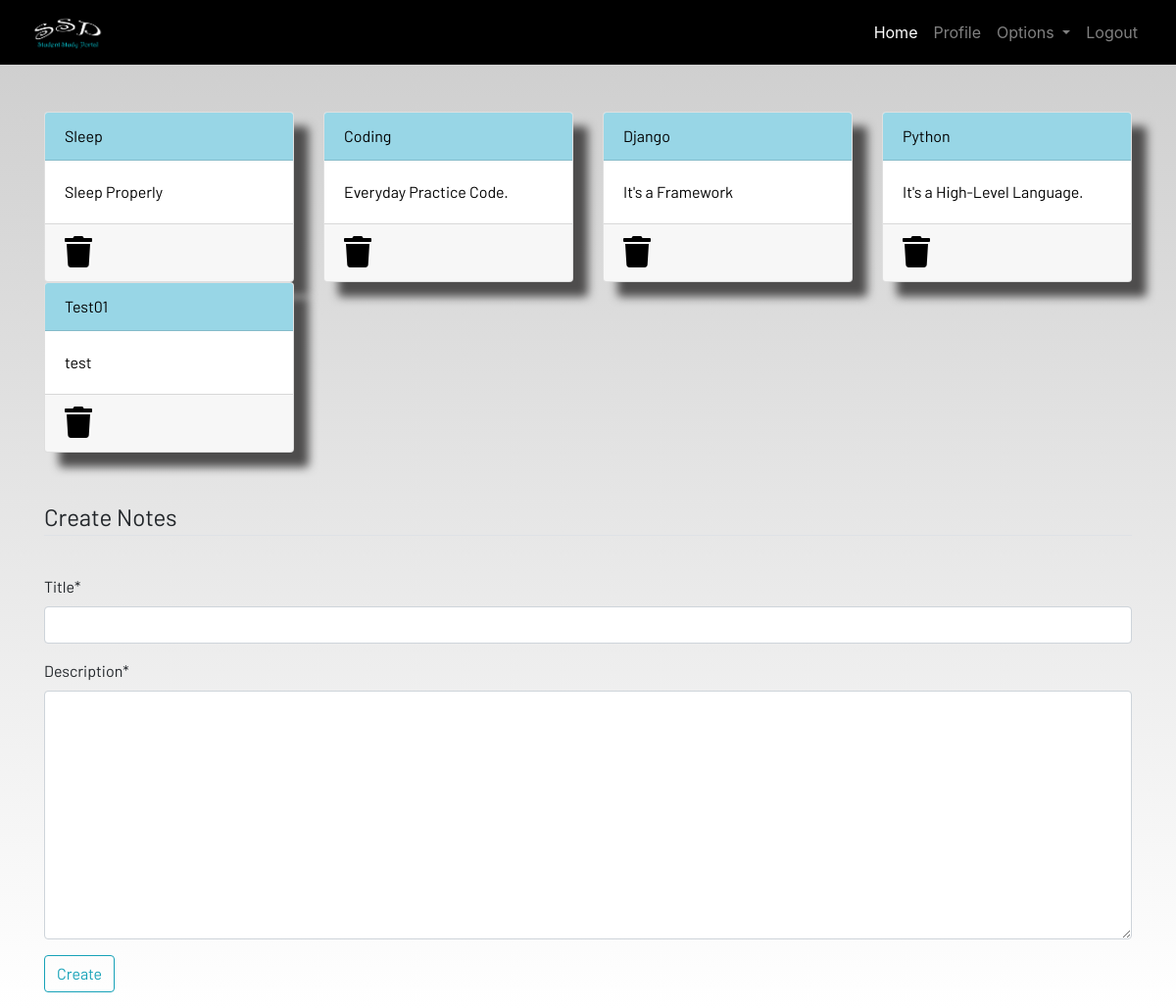
The page /notes (signed in) on the database as committed earlier.
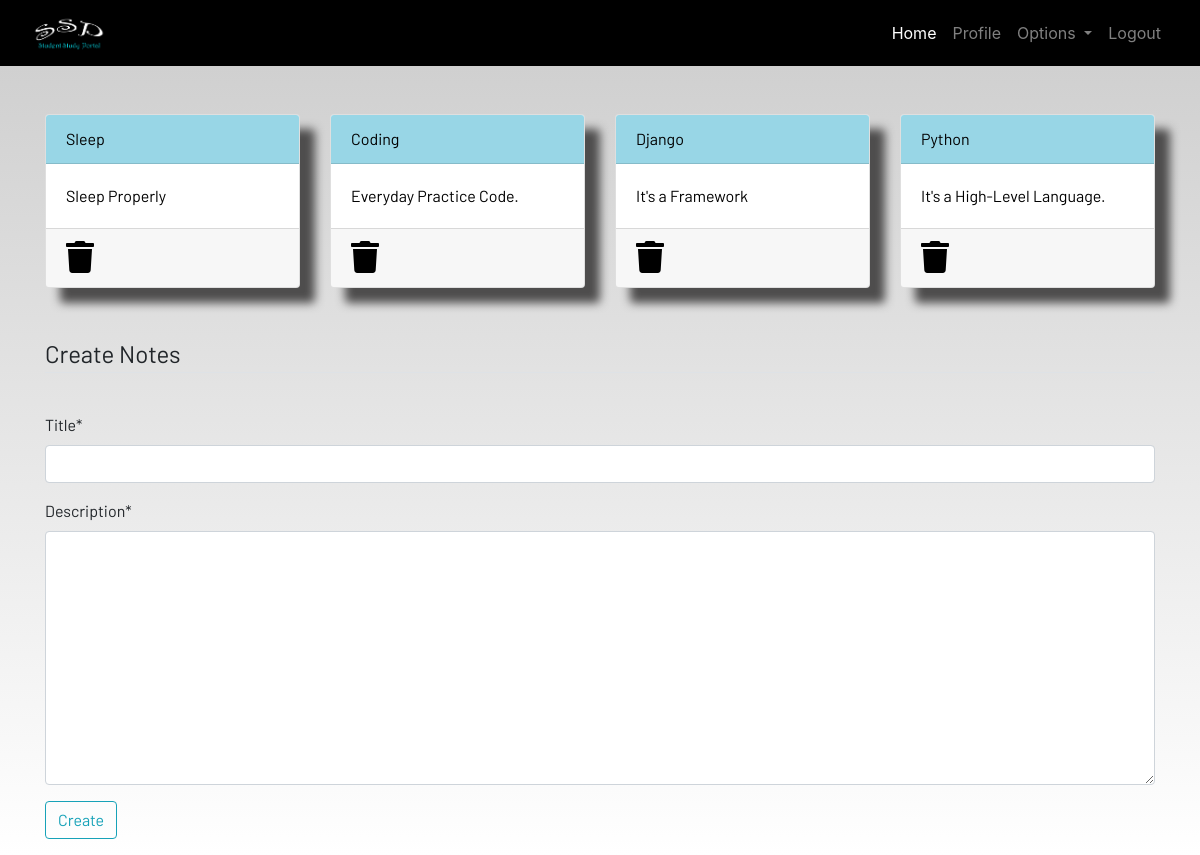
The same page on the database as committed later.
### dashboard/models.py (models this page shows, shortened)
class Notes(models.Model):
    user = models.ForeignKey(User, on_delete=models.CASCADE)
    title = models.CharField(max_length=200)
    description = models.TextField()
    class Meta:
        verbose_name = "Notes"
        verbose_name_plural = "Notes"

### dashboard/views.py (the view)
# urls.py: path('notes', views.notes, name="notes"),
@login_required
def notes(request):
    if request.method == "POST":
        form = NotesForm(request.POST)
        if form.is_valid():
            notes = Notes(
                user=request.user, title=request.POST['title'], description=request.POST['description'])
            notes.save()
        messages.success(
            request, f"Note Added from {request.user.username} Successfully")
    else:
        form = NotesForm()
    form = NotesForm()
    notes = Notes.objects.filter(user=request.user)
    context = {'notes': notes, 'form': form}
    return render(request, 'dashboard/notes.html', context)

### dashboard/forms.py
class NotesForm(forms.ModelForm):
    class Meta:
        model = Notes
        fields = ['title', 'description']

### dashboard/templates/dashboard/notes.html (shortened to what this page needs)
{% extends 'dashboard/base.html' %}
{% load static %}
{% load crispy_forms_tags %}
{% block content %}
<div class="container">
    <div class="row">
        {% for note in notes %}
            <div class="col-md-3">
                <a href="{%url 'notes-detail' note.id %}">
                    <div class="card">
                        <div class="card-header">{{note.title}}</div>
                        <div class="card-body">{{note.description|slice:"0:100"}}</div>
                        <div class="card-footer mt-auto "><a href="{% url 'delete-note' note.id %}">
                            <i class="fa fa-trash fa-2x"></i></a>
                        </div>
                    </div>
                </a>
            </div>
        {% endfor %}
        <br><br>
    </div>
</div>
<br><br>
<div class="container">
    <form method="POST">
        <fieldset class="form-group">
            <legend class="border-bottom mb-4">Create Notes</legend>
        </fieldset>
        {{form|crispy}}
        <div class="form-group">
            <button href="" class="btn btn-outline-info" type="submit">
                Create
            </button>
        </div>
    </form>
</div>
{% endblock content %}

Rows that differ between the two databases and show on the page:
removed Notes: title "Test01", description "test"
